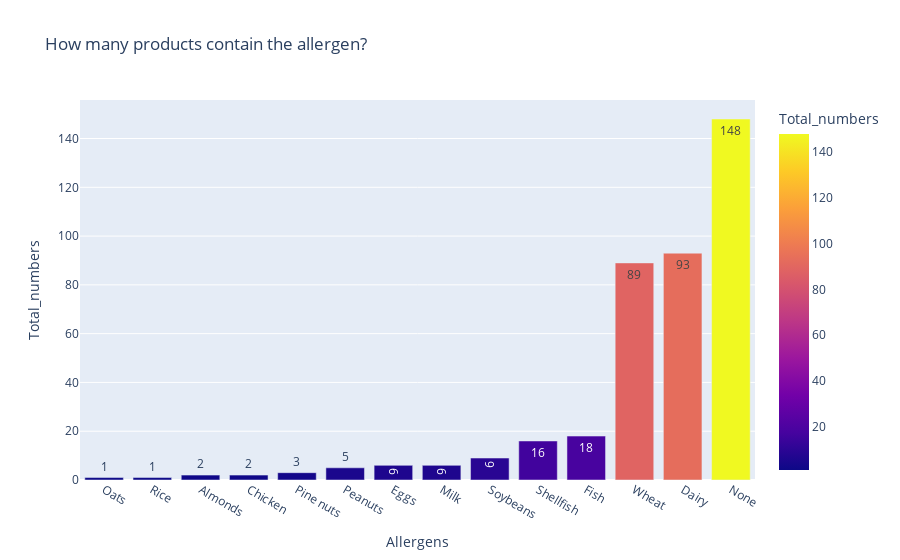

This figure's notebook cell:
### Code cell
data = df.groupby(['Allergens'])['Food Product'].count().reset_index(name='Total_numbers')
#data= data[data.Total_numbers > 2] 
Data= data.sort_values('Total_numbers',ascending = True)

fig = px.bar(Data, x="Allergens", y="Total_numbers", color="Total_numbers", 
             title="How many products contain the allergen?",text_auto=True)
fig.show()

### Figure 1 — Plotly figure (JSON) as saved in the notebook; plotly's stock layout.template omitted (floating-point values rounded to 4 significant figures)
{"data": [{"alignmentgroup": "True", "hovertemplate": "Allergens=%{x}<br>Total_numbers=%{marker.color}<extra></extra>", "legendgroup": "", "marker": {"color": [1, 1, 2, 2, 3, 5, 6, 6, 9, 16, 18, 89, 93, 148], "coloraxis": "coloraxis", "pattern": {"shape": ""}}, "name": "", "offsetgroup": "", "orientation": "v", "showlegend": false, "textposition": "auto", "texttemplate": "%{y}", "type": "bar", "x": ["Oats", "Rice", "Almonds", "Chicken", "Pine nuts", "Peanuts", "Eggs", "Milk", "Soybeans", "Shellfish", "Fish", "Wheat", "Dairy", "None"], "xaxis": "x", "y": [1, 1, 2, 2, 3, 5, 6, 6, 9, 16, 18, 89, 93, 148], "yaxis": "y"}], "layout": {"barmode": "relative", "coloraxis": {"colorbar": {"title": {"text": "Total_numbers"}}, "colorscale": [[0, "#0d0887"], [0.1111, "#46039f"], [0.2222, "#7201a8"], [0.3333, "#9c179e"], [0.4444, "#bd3786"], [0.5556, "#d8576b"], [0.6667, "#ed7953"], [0.7778, "#fb9f3a"], [0.8889, "#fdca26"], [1, "#f0f921"]]}, "legend": {"tracegroupgap": 0}, "title": {"text": "How many products contain the allergen?"}, "xaxis": {"anchor": "y", "domain": [0, 1], "title": {"text": "Allergens"}}, "yaxis": {"anchor": "x", "domain": [0, 1], "title": {"text": "Total_numbers"}}}}
